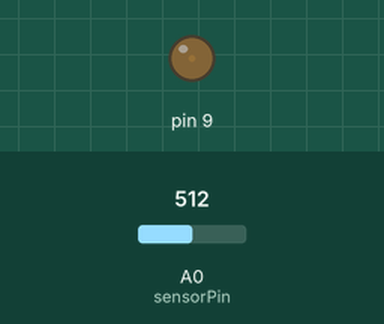
This sketch was run on a simulated Arduino Uno, built with avr-gcc and run on an emulated ATmega328P. Shown: output pins drawn as LEDs (lit = HIGH). The inputs (shaded band) are chosen by the test bench; at power-on: A0 (sensorPin) = 512.

Above: at 1.2 s.
1.3 s: A0 (sensorPin) set to 490
At 1.6 s:
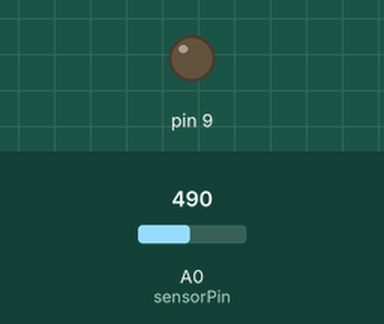
2.8 s: A0 (sensorPin) set to 513
At 3.9 s:
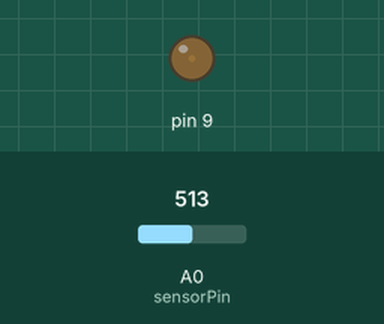
4.3 s: A0 (sensorPin) set to 716
At 5.1 s:
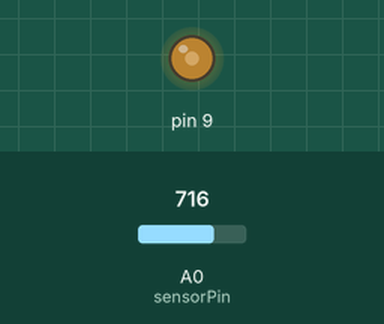
5.8 s: A0 (sensorPin) set to 900
At 6.2 s:
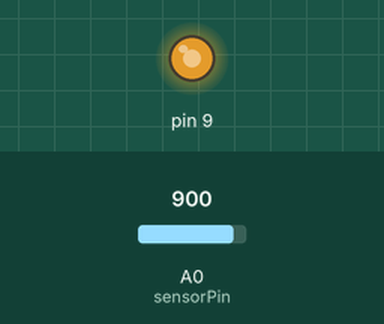
7.3 s: A0 (sensorPin) set to 511
At 8.5 s:
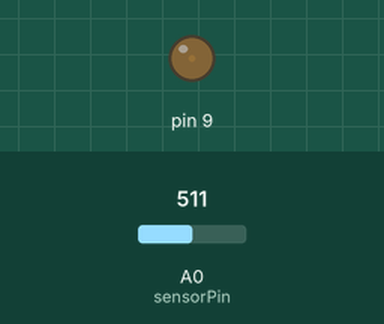
8.8 s: A0 (sensorPin) set to 306
At 9.7 s:
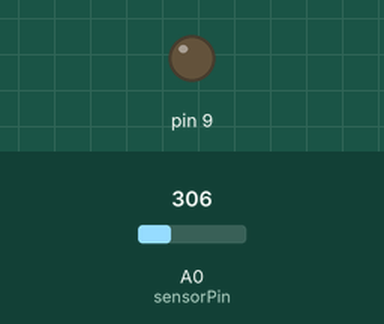
Timing chart, 0 to 11.3 s (numbered marks = the images above; inputs shaded):
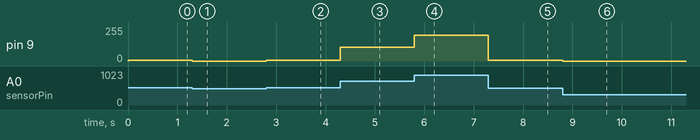

Measured:
- after the input at 1.3 s, pin 9: 5/255 → 0/255 at once
- after the input at 2.8 s, pin 9: 0/255 → 6/255 at once
- after the input at 4.3 s, pin 9: 6/255 → 105/255 at once
- after the input at 5.8 s, pin 9: 105/255 → 195/255 at once
- after the input at 7.3 s, pin 9: 195/255 → 5/255 at once
- after the input at 8.8 s, pin 9: 5/255 → 0/255 at once

The sketch:

analog.ino
```cpp
// C++ code
//
int senservalue;
int sensorPin = A0;

void setup()
{
  pinMode(9, OUTPUT);

}

void loop()
{
  senservalue = analogRead(sensorPin);
  if(senservalue>=1000){
  	senservalue = 1000;
  }
  else if(senservalue <= 500){
  	senservalue =500;
  }
  int val = map(senservalue ,500,1023,0,255);

  analogWrite(9,val);

}
```
